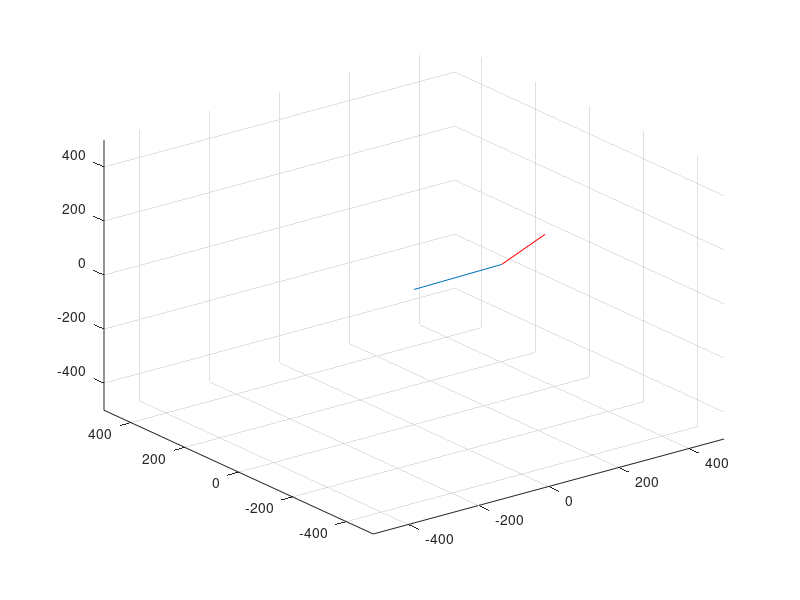

Reproduce this figure in MATLAB.
%%%%%%%%%%%%%%%%%%%%%%%%5
% name: 4 dof ik
% give xyz 
% IK calculate th0 th1 th2 th3
% th0 th1 th2 th3 put in FK to find x'y'z' 
% compare xyz and x'y'z' have to be the same
% modify 2016/1/11 : solve the error xyz=[0 -300 0] and [0 -300 -100] 


clc
clear
%close all
t=0;T=300;
x=T*sin(t);y=-T*cos(t);z=-150;L1=235;L2=250;%250;
%x=166.17;y=235;z=-166.17;
%x=220;y=180;z=200;
%x=0;y=-485;z=0;
%x=0;y=-350;z=0;
%x=0;y=-485;z=0;
x=200;y=100;z=0;
x=450;y=100;z=0;
fi=-(pi/4)*0;%pi/2;
fi=-0.2854;
%fi=-1;
%syms x y z L1 L2
%syms th1 th2 th3 th4

p=[x y z]; 
norm(p)
%%%%%%%%%%%%% 1/11 add b term%%%%%%%%%%%%%%%%%%%%%%%%%%%
b=acos((L1^2+L2^2-norm(p)^2)/(2*L1*L2))
th4=pi-b
%%%%%%%%%%%%%%%

%%%%%%refresh a formula
a=asin((L2/norm(p))*sin(b));
%%%%%%%%%%%%%%%%%%%%%%%%%%%%%%%
o=[0 0 0];
s=[0 0 0];
unit_z=[0 0 1];
tmp=p-s;
norm_p_s=(tmp(1)^2+tmp(2)^2+tmp(3)^2)^0.5;
unit_n=(p-s)/norm_p_s

%%%%1/11 normalize the u to be the unit_u
%before  u=(unit_z+dot(unit_z,unit_n)*unit_n)
u=cross(unit_n,unit_z)
unit_u=u/norm(u)
%%%%1/11 normalize the v to be the unit_v
v=cross(unit_n,unit_u)
unit_v=v/norm(v)
%%%%%%%%%%%%%%%%%%%%%%%%%%%%%%%%%%%%%
c=s+cos(a)*L1*unit_n;
r=L1*sin(a);
%fi=pi;%pi/2;


e=c+r*(cos(fi)*unit_u+sin(fi)*unit_v)
ex=e(1);ey=e(2);ez=e(3);
if(ex>=0&&ey<0)
    th1=atan(abs(ex)/abs(ey));
else if (ex>=0&&ey>=0)
        th1=pi-atan(abs(ex)/abs(ey));
    else if (ex<0&&ey>=0)
            th1=pi+atan(abs(ex)/abs(ey));
        else if (ex<0&&ey<0)
                  th1=-atan(abs(ex)/abs(ey));    
            end
        end
    end
end
if(ez>=0)
th2=-atan(abs(ez)/(ex^2+ey^2)^0.5);
else if(ez<0)
  th2=atan(abs(ez)/(ex^2+ey^2)^0.5);
    end
end
%syms x y z th1 th2 th3 th4 L1 L2 
%Fr0_T_Fr1=rotz(th1);
%Fr1_T_Fr2=rotx(-pi/2)*rotx(th2);
%Fr2_T_Fr3=tranz(-L1)*rotz(th3);
%Fr3_T_Fr4=roty(-th4)*tranz(-L2);



c1=cos(th1);s1=sin(th1);c2=cos(th2);s2=sin(th2);

th3=atan2(-x*s1*s2+y*c1*s2-z*c2,x*c1+y*s1)

c3=cos(th3);s3=sin(th3);c4=cos(th4);s4=sin(th4);

Fr0_T_Fr1=[c1 -s1 0 0;s1 c1 0 0;0 0 1 0;0 0 0 1];
Fr1_T_Fr2=[1 0 0 0;0 s2 c2 0;0 -c2 s2 0;0 0 0 1];
Fr2_T_Fr3=[c3 -s3 0 0;s3 c3 0 0;0 0 1 -L1;0 0 0 1];
Fr3_T_Fr4=[c4 0 -s4 L2*s4;0 1 0 0;s4 0 c4 -L2*c4;0 0 0 1];


Fr0_T_Fr3=Fr0_T_Fr1*Fr1_T_Fr2*Fr2_T_Fr3;
%Fr0_T_Fr3*[0 0 0 1]'
Fr0_T_Fr4=Fr0_T_Fr1*Fr1_T_Fr2*Fr2_T_Fr3*Fr3_T_Fr4
%inv(Fr0_T_Fr1*Fr1_T_Fr2)*[x ;y ;z ;1]
%Fr2_T_Fr3*Fr3_T_Fr4*[0 ;0 ;0 ;1]
E=[Fr0_T_Fr4(1,4) Fr0_T_Fr4(2,4) Fr0_T_Fr4(3,4)];

plot3([o(1) e(1)],[o(2) e(2)],[o(3) e(3)]);hold on;plot3([e(1) E(1)],[e(2) E(2)],[e(3) E(3)],'r');grid on;
axis([-500,500,-500,500,-500,500]);%view(0,-180);
x
y
z
th1
th2
th3
th4
norm_p=norm(p)
E
a
